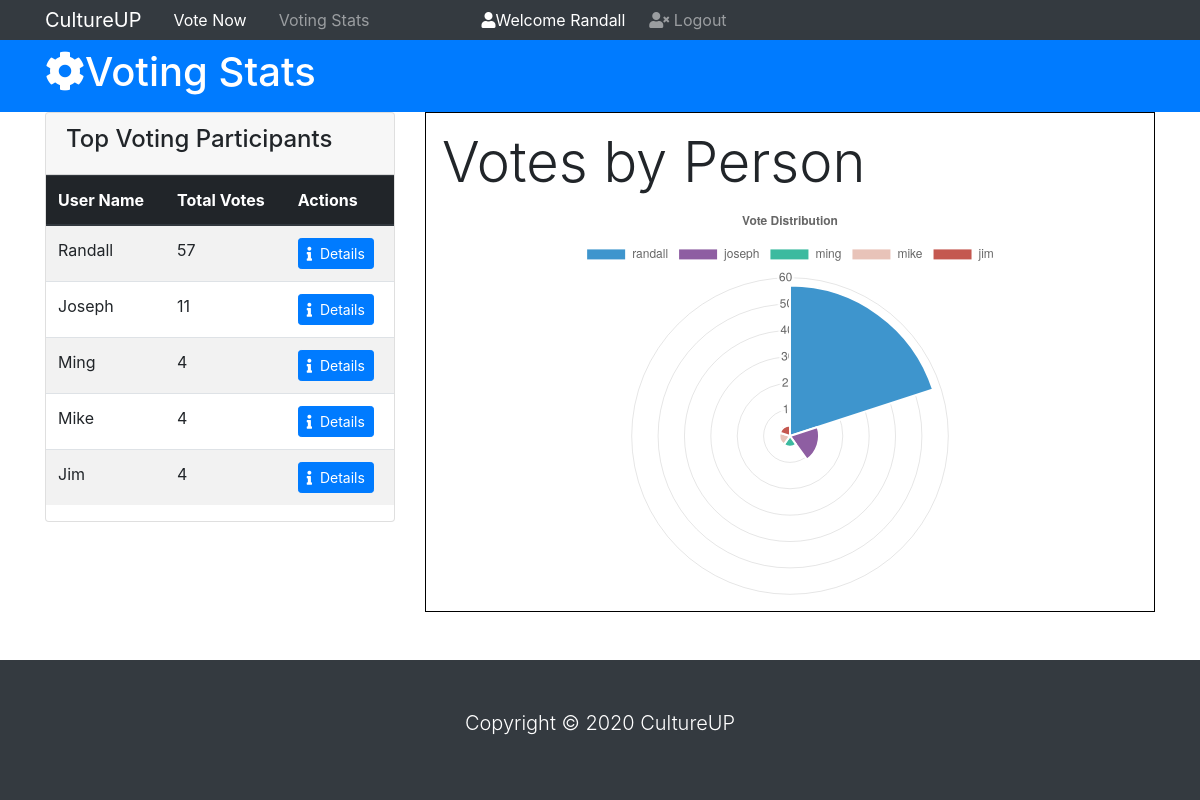
The app's page /stats/stats (signed in), older data.
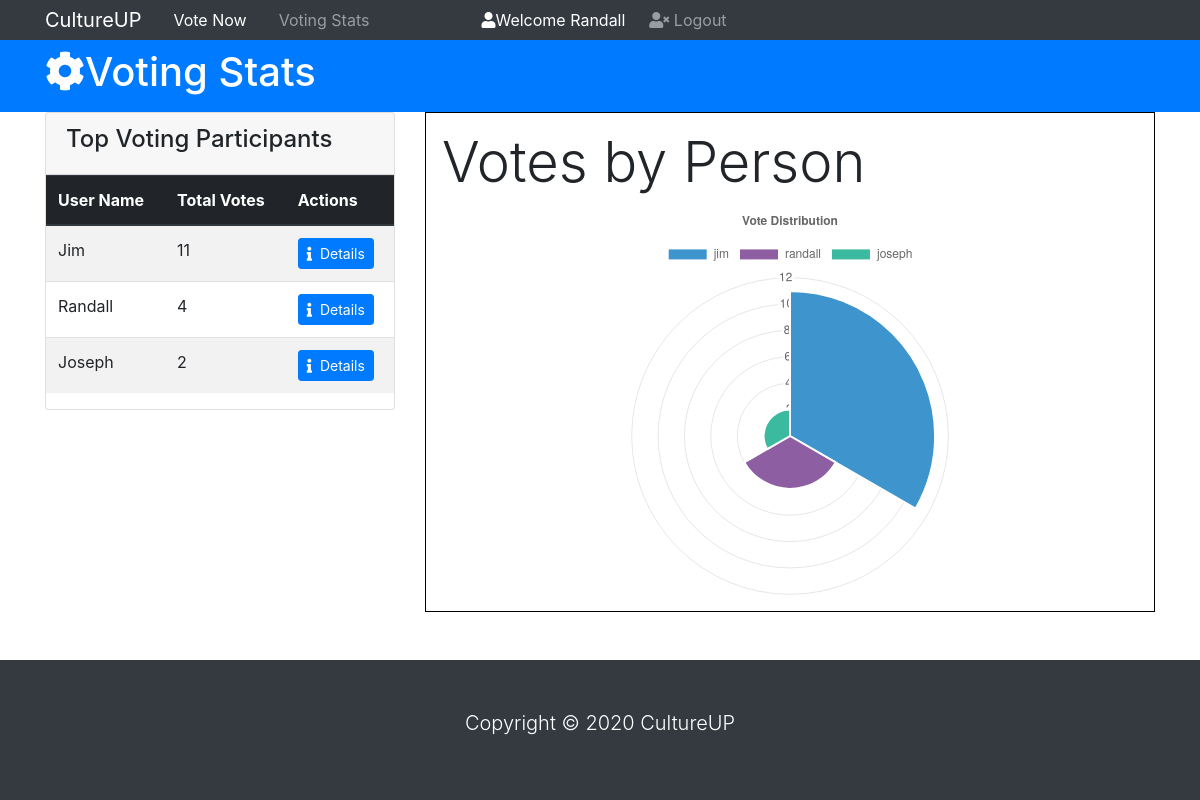
The same page, newer data.
### voteapp/models.py (models this page shows, shortened)
class Member(db.Model, UserMixin):
    __tablename__ = 'members'
    id = db.Column(db.Integer, primary_key = True)
    name = db.Column(db.String(64), unique=True, index=True)
    passwordHash = db.Column(db.String(128))

### voteapp/stats/views.py (the view)
@stats_blueprint.route('/stats')
@login_required
def stats():
    data = []
    label = []
    sql = '''select members.name, members.id, count(*) AS "total"
    from members join votes on members.name = votes.userName
    group by members.name
    ORDER BY total desc'''
    resultList = db.engine.execute(sql)
    rows = resultList.fetchall()
    for i in rows:
        label.append(str(i[0]))
        data.append(i[2])
        print("data: ", data, file=sys.stderr)
    return render_template('stats.html', results = rows, label = label, data = data)

### voteapp/models.py (called while the page is built)
@login_manager.user_loader
def load_user(memberId):
    return Member.query.get(memberId)

### voteapp/stats/templates/stats/stats.html (shortened to what this page needs)
{% extends "base-back.html"%}
{% block content %}
  <header id="main-header" class="py-2 bg-primary text-white">
    <div class="container">
      <div class="row">
        <div class="col-md-6">
          <h1>
            <i class="fas fa-cog"></i>Voting Stats</h1>
        </div>
      </div>
    </div>
  </header>
  <section id="results">
    <div class="container">
      <div class="row">
        <div class="col-md-4">
          <div class="card">
            <div class="card-header">
              <h4>Top Voting Participants</h4>
            </div>
            <table class="table table-striped">
              <thead class="thead-dark">
                <tr>
                  <th>User Name</th>
                  <th>Total Votes</th>
                  <th>Actions</th>
                </tr>
              </thead>
              <tbody>
                {%for item in results %}
                  <tr>
                    <td>{{item.name|capitalize}}</td>
                    <td>{{item.total}}</td>
                    <td><a class="btn btn-primary btn-sm" href="{{url_for('stats.countVotes', memberId = item.id)}}"
                      role="button"> <i class="fas fa-info"></i>&nbsp; Details</a></td>
                  </tr>
                  {% endfor %}
              </tbody>
            </table>
          </div>
        </div>
        <div class="col-md-8">
          <div class="wrapper p-3" style="border:1px solid #000000">
            <h1 class="display-4">Votes by Person</h1>
            <canvas id="polar-chart" width="800" height="450"></canvas>
          </div>
          <script type="text/javascript">
            new Chart(document.getElementById("polar-chart"), {
                type: 'polarArea',
                data: {
                  labels: {{label|safe}},
                  datasets: [{
                    label: "Vote Distribution",
                    backgroundColor: ["#3e95cd", "#8e5ea2","#3cba9f","#e8c3b9","#c45850","#f4d03f","#000066"],
                    data: {{data}}
                  }]
                },
                options: {
                  title: {
                    display: true,
                    text: 'Vote Distribution'
                  }
                }
            });
          </script>
        </div>
      </div>
      </div>
  </section>
  {% endblock %}

### voteapp/templates/base-back.html (shortened to what this page needs)
<!DOCTYPE html>
<html lang="en">
<head>
  <link rel="stylesheet" href="https://use.fontawesome.com/releases/v5.0.13/css/all.css"
>
  <link rel="stylesheet" href="https://stackpath.bootstrapcdn.com/bootstrap/4.1.1/css/bootstrap.min.css"
>
</head>
<body>
  <nav class="navbar navbar-expand-sm navbar-dark bg-dark p-0">
    <div class="container">
      <a href="{{url_for('main.index')}}" class="navbar-brand">CultureUP</a>
      <div class="collapse navbar-collapse" id="navbarCollapse">
        <ul class="navbar-nav">
          {% if current_user.is_authenticated %}
            <li class="nav-item px-2">
              <a href="{{url_for('vote.vote')}}" class="nav-link active">Vote Now</a>
            </li>
            <li class="nav-item px-2">
              <a href="{{url_for('stats.stats')}}" class="nav-link">Voting Stats</a>
            </li>
            <li class="text-white nav-item ml-5 pl-5 pr-2 pt-2">
              <i class="fas fa-user"></i>Welcome {{current_user.name | capitalize}}
            </li>
            <li class="nav-item px-2 ">
              <a href="{{url_for('auth.logout')}}" class="nav-link">
                <i class="fas fa-user-times"></i> Logout
              </a>
            </li>
          {% endif %}
        </ul>
      </div>
    </div>
  </nav>
  {%block content%}
  {% endblock %}
  <footer id="main-footer" class="bg-dark text-white mt-5 p-5">
    <div class="container">
      <div class="row">
        <div class="col">
          <p class="lead text-center">
            Copyright &copy;
            <span id="year"></span>
            CultureUP
          </p>
        </div>
      </div>
    </div>
  </footer>
</body>
</html>

Row changes from the older to the newer data that the page shows:
no longer on this page (row edited): Member: name "Ming", total "4"
no longer on this page (row edited): Member: name "Mike", total "4"
changed Member "Randall": total "57" → "4"
changed Member "Jim": total "4" → "11"; moves up the list
changed Member "Joseph": total "11" → "2"
Text that changed along with them:
chart data {{ label|safe }}: ['randall', 'joseph', 'ming', 'mike', 'jim'] → ['jim', 'randall', 'joseph']
chart data {{ data }}: [57, 11, 4, 4, 4] → [11, 4, 2]
